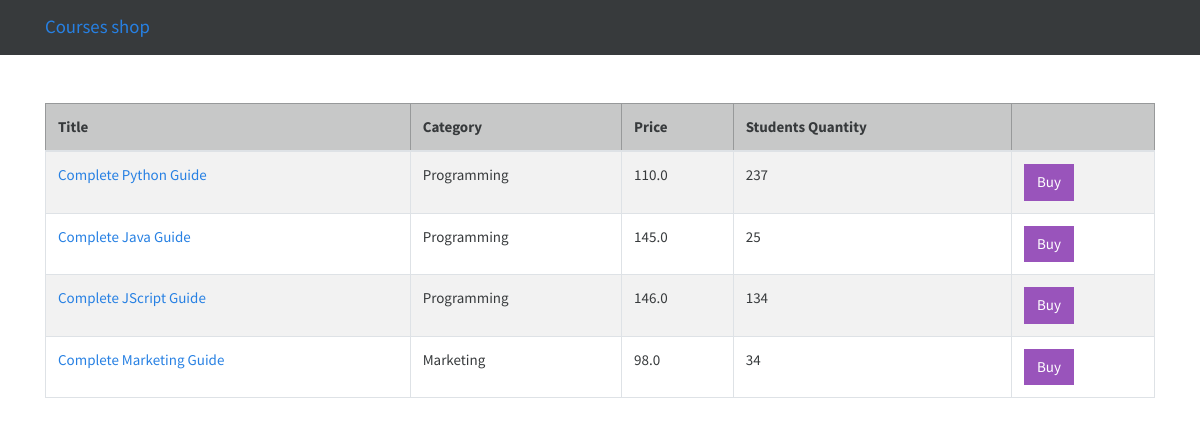
The app's page /shop/ with its own data.
### shop/models.py (models this page shows, shortened)
class Course(models.Model):
    title = models.CharField(max_length=300)
    price = models.FloatField()
    students_qty = models.IntegerField()
    reviews_qty = models.IntegerField()
    category = models.ForeignKey(Category, on_delete=models.CASCADE)
    created_at = models.DateTimeField(default=timezone.now)

class Category(models.Model):
    title = models.CharField(max_length=255)
    created_at = models.DateTimeField(default=timezone.now)
    def __str__(self) -> str:
        return self.title

### shop/views.py (the view)
# urls.py: path('', views.index, name='index'),
def index(request):
    courses = Course.objects.all()
    return render(request, 'courses.html', {'courses': courses})

### shop/templates/courses.html (shortened to what this page needs)
{% extends "base.html" %}
{% block content %}
<table class="table mt-5 table-bordered table-striped table-hover">
    <thead class="table-secondary">
        <tr>
            <th>Title</th>
            <th>Category</th>
            <th>Price</th>
            <th>Students Quantity</th>
            <th></th>
        </tr>
    </thead>
    <tbody>
        {% for course in courses %}
        <tr>
            <td>
                <a href="/shop/{{ course.id }}"">{{ course.title }}</a>
            </td>
            <td>{{ course.category }}</td>
            <td>{{ course.price }}</td>
            <td>{{ course.students_qty }}</td>
            <td><button class="btn btn-info">Buy</button></td>
        </tr>
        {% endfor %}
    </tbody>
</table>
{% endblock %}

### shop/templates/base.html (shortened to what this page needs)
<!DOCTYPE html>
<html lang="en">
<head>
    <link rel="stylesheet" href="https://cdn.jsdelivr.net/npm/bootswatch@4.5.2/dist/cosmo/bootstrap.min.css">
</head>
<body>
    <nav class="navbar navbar-secondary bg-dark">
        <div class="container">
            <a href="" class="navbar-brand">Courses shop</a>
        </div>
    </nav>
    <main class="container">
        {% block content %}
        {% endblock %}
    </main>
</body>
</html>

### records on screen
Course: title "Complete Python Guide", category "Programming", price "110.0", students_qty "237"
Course: title "Complete Java Guide", category "Programming", price "145.0", students_qty "25"
Course: title "Complete JScript Guide", category "Programming", price "146.0", students_qty "134"
Course: title "Complete Marketing Guide", category "Marketing", price "98.0", students_qty "34"
